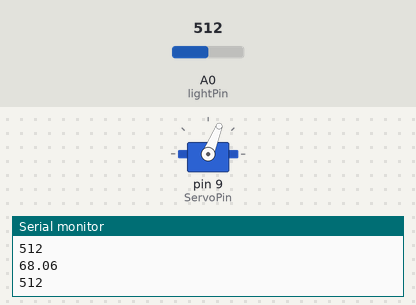
The sketch below on a simulated Arduino Uno, built with avr-gcc and run on an emulated ATmega328P. On the bench: servo, the last lines printed to the serial monitor. The test bench sets the inputs (shaded band); at power-on: A0 (lightPin) = 512.

Above: at 1.2 s.
1.3 s: A0 (lightPin) set to 716
At 2.5 s:
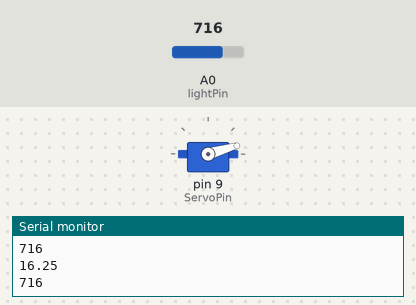
2.8 s: A0 (lightPin) set to 306
At 3.5 s:
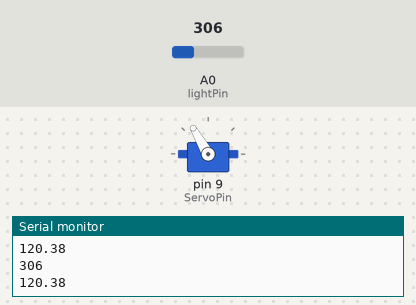
4.3 s: A0 (lightPin) set to 122
At 4.7 s:
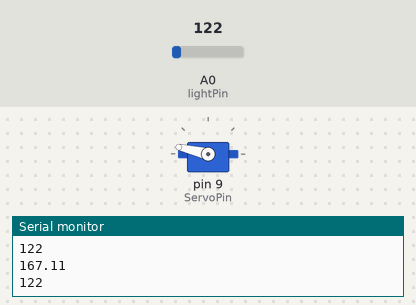
5.8 s: A0 (lightPin) set to 0
At 7.0 s:
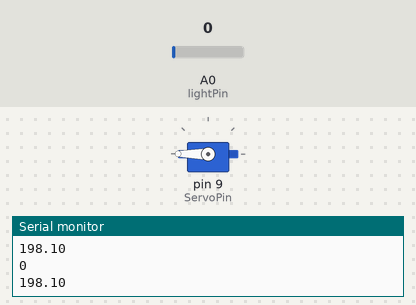
7.3 s: A0 (lightPin) set to 511
At 8.2 s:
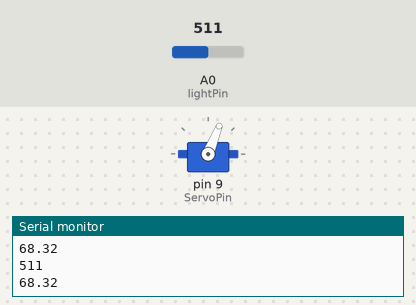
Timing chart, 0 to 9.8 s (numbered marks = the images above; inputs shaded):
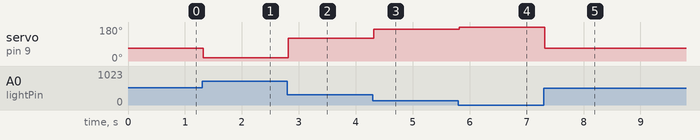

The sketch:

Lesson31.ino
```cpp
// Lesson 31: Combining servos and photo resistors
// Photo detector
#include<Servo.h>
int ServoPin = 9;
int lightVal;
int lightPin = A0;
int dt;
float angle;
Servo myServo;
void setup() {
  // put your setup code here, to run once:
  Serial.begin(9600);
  pinMode(lightPin, INPUT);
  pinMode(ServoPin, OUTPUT);
  myServo.attach(ServoPin);
}

void loop() {
  // Part 1: Light value test
  lightVal = analogRead(lightPin);
  Serial.println(lightVal);
  delay(dt);
//  angle = (180.)/(213. - 950.)*(lightVal - 213.);
  angle = (-16./63.)*lightVal + 16.*780./63.;
  Serial.println(angle);
  myServo.write(angle);
}
```

Measured:
- after the input at 1.3 s, servo on pin 9 (ServoPin): 68° → 16° at once
- after the input at 2.8 s, servo on pin 9 (ServoPin): 16° → 120° at once
- after the input at 4.3 s, servo on pin 9 (ServoPin): 120° → 167° at once
- after the input at 5.8 s, servo on pin 9 (ServoPin): 167° → 180° at once
- after the input at 7.3 s, servo on pin 9 (ServoPin): 180° → 68° at once
